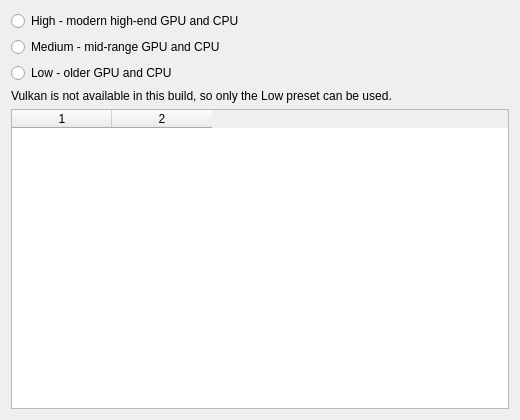
<?xml version="1.0" encoding="UTF-8"?>
<ui version="4.0">
 <class>UISetupPresetPage</class>
 <widget class="QWizardPage" name="UISetupPresetPage">
  <property name="geometry">
   <rect><x>0</x><y>0</y><width>520</width><height>420</height></rect>
  </property>
  <layout class="QVBoxLayout" name="verticalLayout">
   <item>
    <widget class="QRadioButton" name="rbHigh">
     <property name="text"><string>High - modern high-end GPU and CPU</string></property>
    </widget>
   </item>
   <item>
    <widget class="QRadioButton" name="rbMiddle">
     <property name="text"><string>Medium - mid-range GPU and CPU</string></property>
    </widget>
   </item>
   <item>
    <widget class="QRadioButton" name="rbLow">
     <property name="text"><string>Low - older GPU and CPU</string></property>
    </widget>
   </item>
   <item>
    <widget class="QLabel" name="lUnavailable">
     <property name="text"><string>Vulkan is not available in this build, so only the Low preset can be used.</string></property>
     <property name="wordWrap"><bool>true</bool></property>
    </widget>
   </item>
   <item>
    <widget class="QTableWidget" name="twDetails">
     <property name="columnCount"><number>2</number></property>
     <property name="selectionMode"><enum>QAbstractItemView::SelectionMode::NoSelection</enum></property>
     <property name="editTriggers"><set>QAbstractItemView::EditTrigger::NoEditTriggers</set></property>
    </widget>
   </item>
  </layout>
 </widget>
 <resources/>
 <connections/>
</ui>
